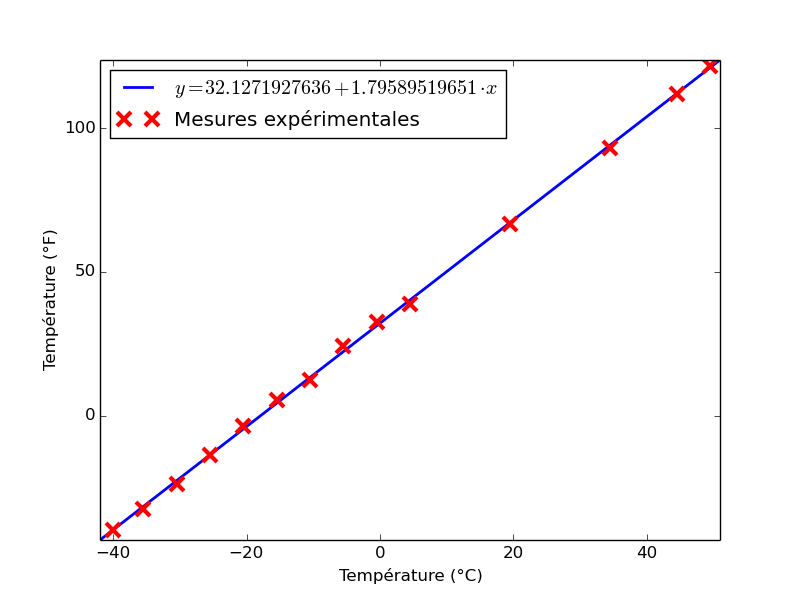

Python code for this plot:
from numpy import array, transpose
from numpy.linalg import solve
import matplotlib.pyplot as plt
A = array([[1. ,  -40.],
           [1. ,  -35.5],
           [1. ,   -30.5],
           [1. ,   -25.5],
           [1. ,  -20.5],
           [1. ,   -15.5],
           [1. ,   -10.5],
           [1. ,  -5.5],
           [1. ,   -0.5],
           [1. ,   4.5],
           [1. ,  19.5],
           [1. ,   34.5],
           [1. ,   44.5],
           [1. ,   49.5]])
b = array([[-39.67],
           [-32.68],
           [-23.81],
           [-13.61],
           [-3.76],
           [5.38],
           [12.50],
           [24.28],
           [32.57],
           [38.78],
           [66.65],
           [93.18],
           [111.88],
           [121.52]])
At = transpose(A)
X = solve(At.dot(A),At.dot(b))
alpha = X[0,0]
beta = X[1,0]
x = [-40.,
     -35.5,
     -30.5,
     -25.5,
     -20.5,
     -15.5,
     -10.5,
      -5.5,
      -0.5,
       4.5,
      19.5,
      34.5,
      44.5,
      49.5]

y = [-39.67,
     -32.68,
      -23.81,
      -13.61,
      -3.76,
      5.38,
      12.50,
      24.28,
     32.57,
      38.78,
      66.65,
      93.18,
      111.88,
      121.52]

def f(t) :
    return alpha + beta*t

plt.clf()
plt.plot([-42,51], [f(-42),f(51)],label="$y = "+str(alpha)+" + "+str(beta)+"\\cdot x$",linewidth = 2)
plt.plot(x,y,'xr',label="Mesures expérimentales",markersize=10,markeredgewidth=3)
plt.axis([-42,51]+[f(-42),f(51)])
plt.xlabel("Température (°C)")
plt.ylabel("Température (°F)")
plt.legend(loc=0)
plt.savefig("regression_temperature.png")
